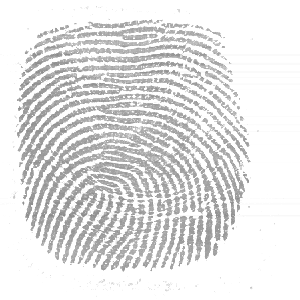
#> input picture taller_2/huellas/01/01_1.tif, 300 x 300 px
$ python -i ThetaFilter.py   (imports and definitions only)
#> lines starting #> are read from the running program, lines starting #| are printed output that depends on the picture
#> further down, picture is the input picture: shape (300, 300, 3); min 136, max 255, mean 228.8
import cv2
import numpy as np


def process_limits(lower_bound, upper_bound, angles_matrix):
    if upper_bound < lower_bound:
        # Split limits in two: lower_bound to 360 and 0 to upper_bound
        lower_index_0 = angles_matrix > lower_bound
        upper_index_0 = angles_matrix <= 360

        lower_index_1 = angles_matrix >= 0
        upper_index_1 = angles_matrix < upper_bound

        idx_bitwise_0 = np.bitwise_and(lower_index_0, upper_index_0)
        idx_bitwise_1 = np.bitwise_and(lower_index_1, upper_index_1)

        return np.bitwise_or(idx_bitwise_0, idx_bitwise_1)

    else:
        lower_index = angles_matrix > lower_bound
        upper_index = angles_matrix < upper_bound

        return np.bitwise_and(lower_index, upper_index)


class ThetaFilter:

    def __init__(self, image):
        self.image = image
        self.theta = None
        self.delta = None

    def set_theta(self, theta, delta):
        self.theta = theta
        self.delta = delta

    def filtering(self, show_fourier_images=False):
#> called with show_fourier_images = False
        image_fft = np.fft.fft2(self.image)
        image_gray_fft_shift = np.fft.fftshift(image_fft)

        image_gray_fft_mag = np.absolute(image_gray_fft_shift)
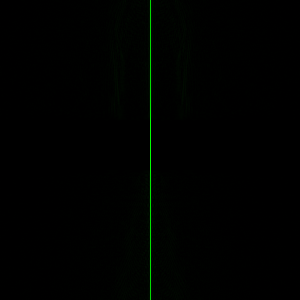
#> image_gray_fft_mag: shape (300, 300, 3) float64; mean of channels 0, 1, 2 0, 1815, 0; drawn with min black and max white
        image_fft_view = np.log(image_gray_fft_mag + 1)
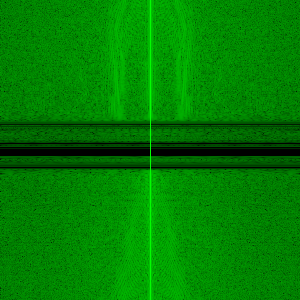
#> image_fft_view: shape (300, 300, 3) float64; mean of channels 0, 1, 2 0, 6.24, 0; drawn with min black and max white
        image_fft_view = image_fft_view / np.max(image_fft_view)

        num_rows, num_cols = (self.image.shape[0], self.image.shape[1])
#> num_rows = 300; num_cols = 300
        enum_rows = np.linspace(0, num_rows - 1, num_rows)
#> enum_rows = 300 values from 0 to 299
        enum_cols = np.linspace(0, num_cols - 1, num_cols)
#> enum_cols = 300 values from 0 to 299
        col_iter, row_iter = np.meshgrid(enum_cols, enum_rows)
        half_size = num_rows / 2  # here we assume num_rows = num_columns
#> half_size = 150

        # get the matrix of angles
        angles_matrix = np.arctan2((col_iter - half_size), (row_iter - half_size)) * 180 / np.pi
        angles_matrix = np.where(angles_matrix < 0, angles_matrix + 360, angles_matrix)

        angle_pass_mask = np.zeros_like(self.image)

        # First of all, find lower and upper bounds
#> (the run stopped early here; a loop or call above may not have finished)

$ run again, on taller_2/huellas/01/01_2.tif
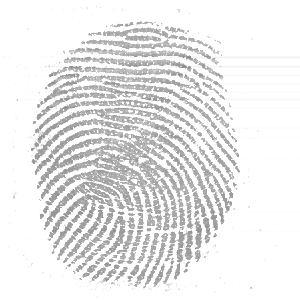
#> input picture taller_2/huellas/01/01_2.tif, 300 x 300 px
#> picture is the input picture: shape (300, 300, 3); min 135, max 255, mean 234
#> in filtering, `image_fft_view = np.log(image_gray_fft_mag + 1)`:
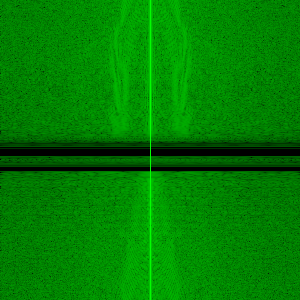
#> image_fft_view: shape (300, 300, 3) float64; mean of channels 0, 1, 2 0, 6.22, 0; drawn with min black and max white

$ run again, on taller_2/huellas/01/01_3.tif
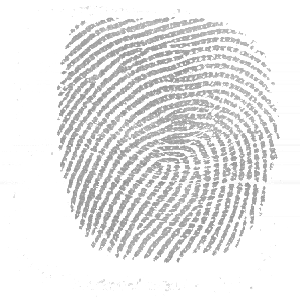
#> input picture taller_2/huellas/01/01_3.tif, 300 x 300 px
#> picture is the input picture: shape (300, 300, 3); min 137, max 255, mean 232.3
#> in filtering, `image_fft_view = np.log(image_gray_fft_mag + 1)`:
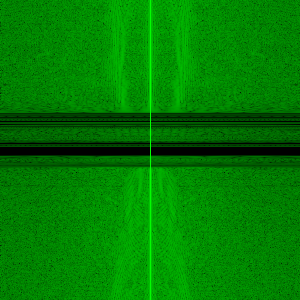
#> image_fft_view: shape (300, 300, 3) float64; mean of channels 0, 1, 2 0, 6.15, 0; drawn with min black and max white

$ run again, on taller_2/huellas/01/01_4.tif
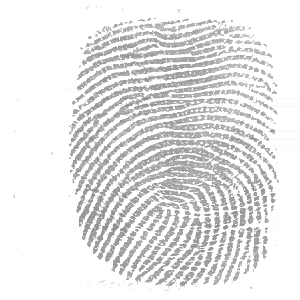
#> input picture taller_2/huellas/01/01_4.tif, 300 x 300 px
#> picture is the input picture: shape (300, 300, 3); min 136, max 255, mean 230.3
#> in filtering, `image_fft_view = np.log(image_gray_fft_mag + 1)`:
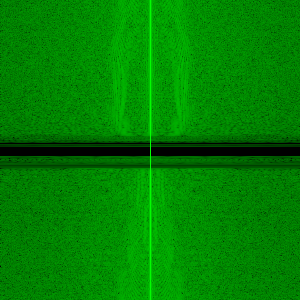
#> image_fft_view: shape (300, 300, 3) float64; mean of channels 0, 1, 2 0, 6.35, 0; drawn with min black and max white
